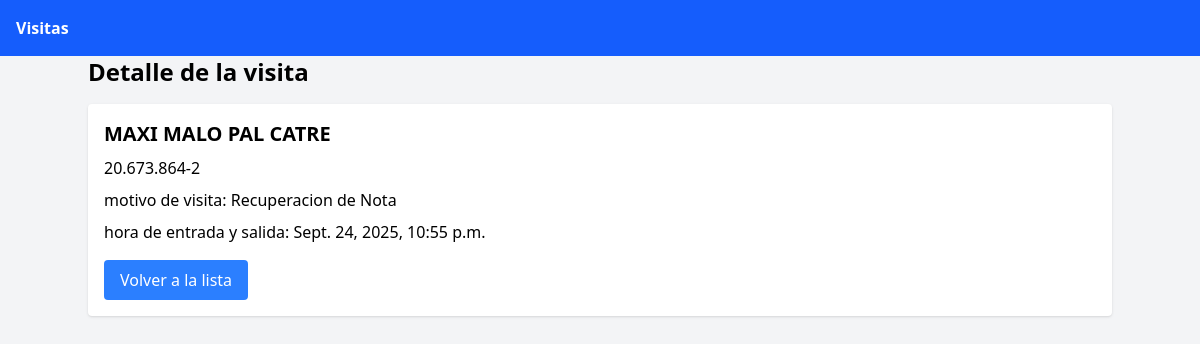
Page /visitas/4/ on the committed database.
### Visitas/models.py (models this page shows)
class Visita(models.Model):
    nombre = models.CharField(max_length=100)
    rut = models.CharField(max_length=12)
    motivo_de_visita = models.TextField()
    hora_de_entrada_y_salida = models.DateTimeField(auto_now_add=True)

### Visitas/views.py (the view)
# urls.py: path("visitas/<int:id>/", views.detalle_visita, name="detalle_visita"),
def detalle_visita(request, id):
    visita = get_object_or_404(Visita, id=id)
    return render(request, 'visitas/detalle_visita.html', {'visita': visita})

### Visitas/templates/Visitas/detalle_visita.html (shortened to what this page needs)
{% extends 'Visitas/base.html' %}
{% block content %}
  <h1 class="text-2xl font-bold mb-4">Detalle de la visita</h1>
  <div class="bg-white p-4 rounded shadow">
    <h2 class="text-xl font-bold">{{ visita.nombre }}</h2>
    <p class="mt-2">{{ visita.rut }}</p>
    <p class="mt-2">motivo de visita: {{ visita.motivo_de_visita }}</p>
    <p class="mt-2">hora de entrada y salida: {{ visita.hora_de_entrada_y_salida }}</p>
    <a href="{% url 'lista_visitas' %}" class="hover:scale-105 transition-all ease-in mt-4 inline-block bg-blue-500 text-white px-4 py-2 rounded">Volver a la lista</a>
  </div>
{% endblock %}

### rows in the picture
Visita: nombre "MAXI MALO PAL CATRE", rut "20.673.864-2", motivo_de_visita "Recuperacion de Nota", hora_de_entrada_y_salida "Sept. 24, 2025, 10:55 p.m."
